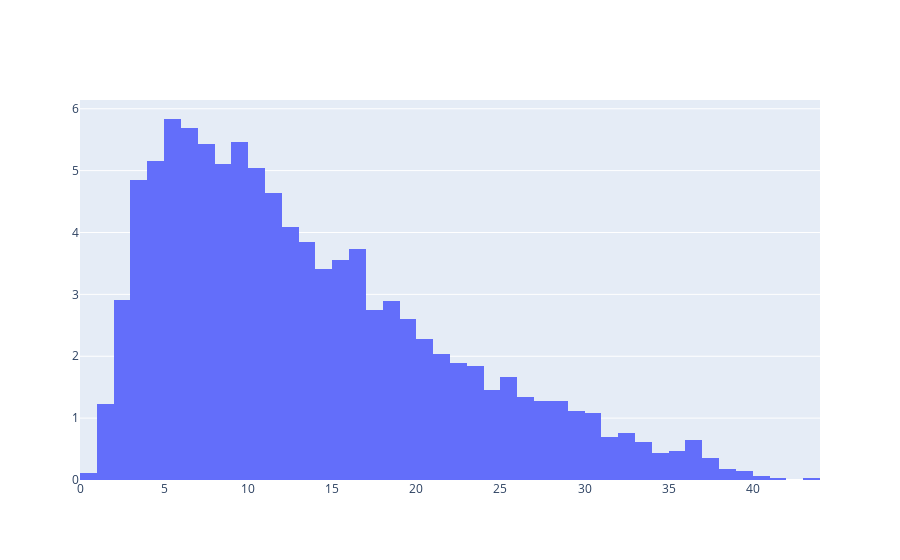

The notebook cell saved with this chart:
### Code cell
fig = go.Figure()
fig.add_trace(go.Histogram(x=stats['MP']/stats['G'], 
                   histnorm='percent',
                   xbins={'start':0, 'end':45, 'size':1})
                   )
fig.show()

### Figure 1 — Plotly figure (JSON) as saved in the notebook; plotly's stock layout.template omitted (floating-point values rounded to 4 significant figures; data arrays with more than 128 entries replaced by an {"elided": "..."} marker saying what was removed)
{"data": [{"histnorm": "percent", "type": "histogram", "x": {"elided": "3439 float values"}, "xbins": {"end": 45, "size": 1, "start": 0}}], "layout": {}}
